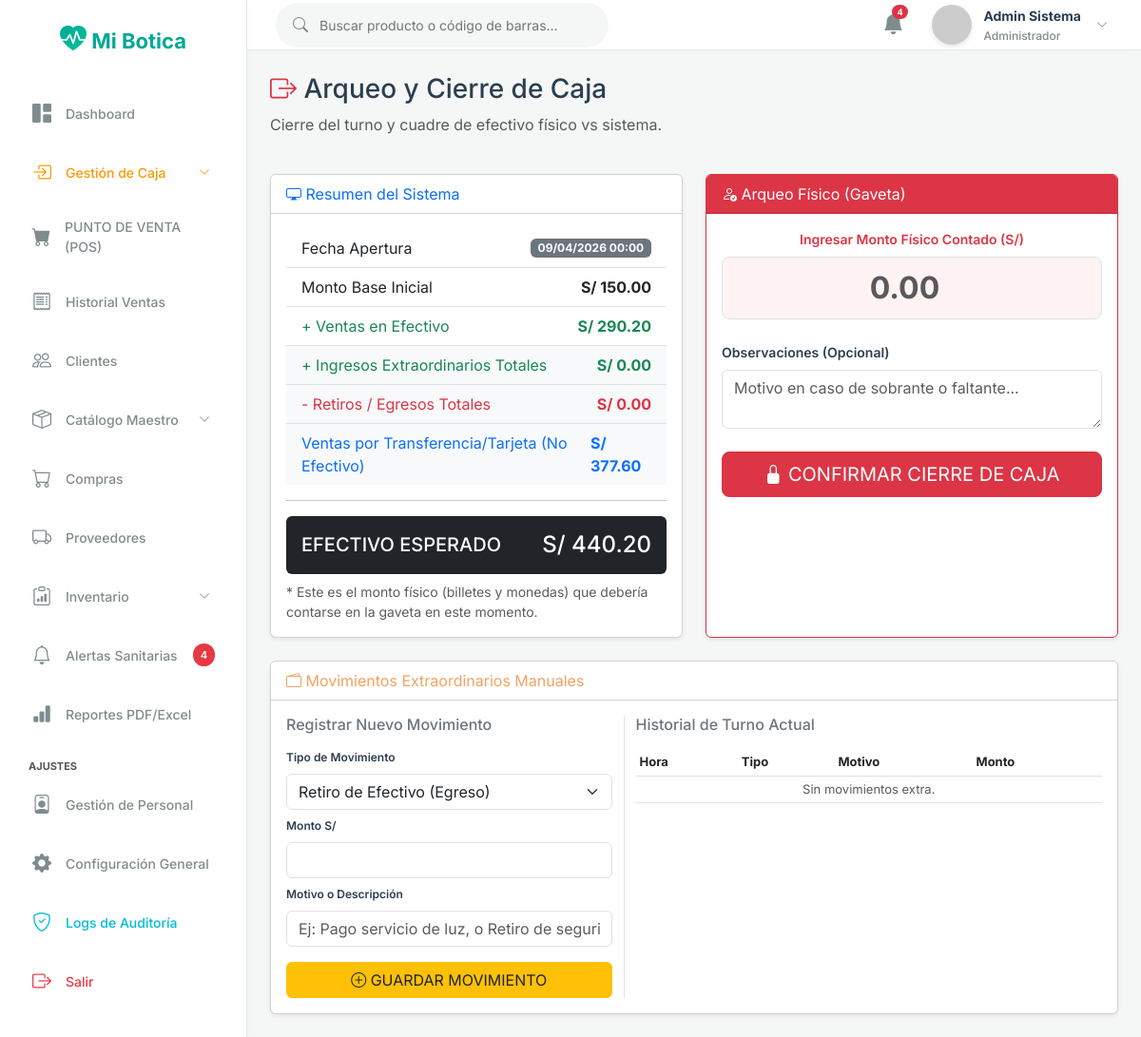
The page /caja/cierre (signed in) on the database its author committed.
### tables this page shows
CREATE TABLE `cajas` (
  `id` int NOT NULL AUTO_INCREMENT,
  `usuario_id` int NOT NULL,
  `fecha_apertura` datetime NOT NULL,
  `fecha_cierre` datetime DEFAULT NULL,
  `monto_inicial` decimal(10,2) NOT NULL,
  `ingresos_efectivo` decimal(10,2) DEFAULT '0.00',
  `ingresos_transferencia` decimal(10,2) DEFAULT '0.00',
  `monto_final_esperado` decimal(10,2) DEFAULT NULL,
  `monto_final_real` decimal(10,2) DEFAULT NULL,
  `diferencia` decimal(10,2) DEFAULT NULL,
  `observacion` text,
  `estado` tinyint(1) DEFAULT '1',
  PRIMARY KEY (`id`),
  KEY `fk_caja_usuario` (`usuario_id`),
  CONSTRAINT `fk_caja_usuario` FOREIGN KEY (`usuario_id`) REFERENCES `usuarios` (`id`)
);

### app/controllers/CajaController.php (called while the page is built, shortened)
<?php
class CajaController extends Controller {
    public function cierre() {
        $cajaModel = $this->model('Caja');
        $cajaAbierta = $cajaModel->getCajaAbiertaPorUsuario($_SESSION['user_id']);
        $resumen = $cajaModel->getResumenActual($cajaAbierta['id']);
        $movimientos = $cajaModel->getMovimientos($cajaAbierta['id']);
        $data = [
            'title' => 'Cierre de Caja',
            'caja' => $cajaAbierta,
            'resumen' => $resumen,
            'movimientos' => $movimientos
        ];
        $this->view('cajas/cierre', $data);
    }
}

### app/core/App.php (called while the page is built, shortened)
<?php
class App {
    protected $method = 'login';
    public function __construct() {
        $url = $this->parseUrl();
        if (isset($url[0]) && file_exists('../app/controllers/' . ucfirst($url[0]) . 'Controller.php')) {
            unset($url[0]);
        }
        $this->controller = new $this->controller;
        if (isset($url[1])) {
            if (method_exists($this->controller, $url[1])) {
                $this->method = $url[1];
                unset($url[1]);
            }
        }
        $this->params = $url ? array_values($url) : [];
        call_user_func_array([$this->controller, $this->method], $this->params);
    }
    public function parseUrl() {
        if (isset($_GET['url'])) {
            return explode('/', filter_var(rtrim($_GET['url'], '/'), FILTER_SANITIZE_URL));
        }
        return [];
    }
}

### public/index.php (called while the page is built, shortened)
<?php
require_once '../app/config/database.php';
require_once '../app/core/App.php';
require_once '../app/core/Controller.php';
$app = new App();

### app/models/Caja.php (called while the page is built, shortened)
<?php
class Caja {
    private $conn;
    private $table_name = "cajas";
    public function __construct() {
        $database = new Database();
        $this->conn = $database->getConnection();
    }
    public function getCajaAbiertaPorUsuario($usuario_id) {
        $query = "SELECT * FROM " . $this->table_name . " WHERE usuario_id = :usuario_id AND estado = 1 LIMIT 0,1";
        $stmt = $this->conn->prepare($query);
        $stmt->bindParam(':usuario_id', $usuario_id);
        $stmt->execute();
        return $stmt->fetch(PDO::FETCH_ASSOC);
    }
}

### app/config/database.php (called while the page is built, shortened)
<?php
class Database {
    private $host = "localhost";
    private $db_name = "botica_db";
    private $username = "root";
    private $password = "";
    public function getConnection() {
        $this->conn = null;
        try {
            $this->conn = new PDO("mysql:host=" . $this->host . ";dbname=" . $this->db_name . ";charset=utf8mb4", $this->username, $this->password);
            $this->conn->exec("SET NAMES utf8mb4");
        } catch(PDOException $exception) {
            error_log("Error de conexión a la base de datos: " . $exception->getMessage());
            die("No se pudo conectar con la base de datos. Intente nuevamente más tarde.");
        }
        return $this->conn;
    }
}
?>

### app/views/cajas/cierre.php (the view, shortened to what this page needs)
<div class="container-fluid px-4 pt-4">
    <div class="row align-items-center mb-4">
        <div class="col">
            <h2 class="h3 text-gray-800 mb-0"><i class="bi bi-box-arrow-right text-danger"></i> Arqueo y Cierre de Caja</h2>
            <p class="text-muted mt-2">Cierre del turno y cuadre de efectivo físico vs sistema.</p>
        </div>
    </div>
    <div class="row">
        <div class="col-lg-6 mb-4">
            <div class="card shadow-sm border-left-primary h-100">
                <div class="card-header bg-white font-weight-bold text-primary">
                    <i class="bi bi-display"></i> Resumen del Sistema
                </div>
                <div class="card-body">
                    <ul class="list-group list-group-flush">
                        <li class="list-group-item d-flex justify-content-between align-items-center">
                            Fecha Apertura
                            <span class="badge bg-secondary"><?php echo date('d/m/Y H:i', strtotime($data['caja']['fecha_apertura'])); ?></span>
                        </li>
                        <li class="list-group-item d-flex justify-content-between align-items-center">
                            Monto Base Inicial
                            <strong>S/ <?php echo number_format($data['caja']['monto_inicial'], 2); ?></strong>
                        </li>
                        <li class="list-group-item d-flex justify-content-between align-items-center text-success">
                            + Ventas en Efectivo
                            <strong>S/ <?php echo number_format($data['resumen']['ingresos_efectivo'], 2); ?></strong>
                        </li>
                        <li class="list-group-item d-flex justify-content-between align-items-center text-success bg-light">
                            + Ingresos Extraordinarios Totales
                            <strong>S/ <?php echo number_format($data['resumen']['ingresos_extras'], 2); ?></strong>
                        </li>
                        <li class="list-group-item d-flex justify-content-between align-items-center text-danger bg-light">
                            - Retiros / Egresos Totales
                            <strong>S/ <?php echo number_format($data['resumen']['egresos'], 2); ?></strong>
                        </li>
                        <li class="list-group-item d-flex justify-content-between align-items-center text-primary bg-light">
                            Ventas por Transferencia/Tarjeta (No Efectivo)
                            <strong>S/ <?php echo number_format($data['resumen']['ingresos_transferencia'], 2); ?></strong>
                        </li>
                    </ul>
                    <hr>
                    <div class="d-flex justify-content-between align-items-center bg-dark text-white p-3 rounded">
                        <h5 class="mb-0">EFECTIVO ESPERADO</h5>
                        <?php
                            $esperado = $data['caja']['monto_inicial'] + $data['resumen']['ingresos_efectivo'] + $data['resumen']['ingresos_extras'] - $data['resumen']['egresos'];
                        ?>
                        <h4 class="mb-0">S/ <?php echo number_format($esperado, 2); ?></h4>
                    </div>
                    <small class="d-block text-muted mt-2 mt-2">* Este es el monto físico (billetes y monedas) que debería contarse en la gaveta en este momento.</small>
                </div>
            </div>
        </div>
        <div class="col-lg-6 mb-4">
            <div class="card shadow-sm h-100 border-danger">
                <div class="card-header bg-danger text-white font-weight-bold">
                    <i class="bi bi-person-check"></i> Arqueo Físico (Gaveta)
                </div>
                <div class="card-body">
                    <form action="<?php echo BASE_URL; ?>caja/cierre" method="POST">
                        <div class="mb-4 text-center">
                            <label class="form-label font-weight-bold text-danger">Ingresar Monto Físico Contado (S/)</label>
                            <input type="number" step="0.01" name="monto_final_real" id="monto_final_real" class="form-control form-control-lg text-center" style="font-size: 2rem; font-weight: bold; background-color: #fff3f3;" placeholder="0.00" oninput="calcularDiferencia()" required>
                        </div>
                        <div class="mb-4">
                            <label class="form-label">Observaciones (Opcional)</label>
                            <textarea name="observacion" class="form-control" rows="2" placeholder="Motivo en caso de sobrante o faltante..."></textarea>
                        </div>
                        <button type="submit" class="btn btn-danger btn-lg w-100 font-weight-bold" onclick="return confirm('¿Está seguro de cerrar la caja con estos montos? No podrá modificarlos luego.')">
                            <i class="bi bi-lock-fill"></i> CONFIRMAR CIERRE DE CAJA
                        </button>
                    </form>
                </div>
            </div>
        </div>
    </div>
    <div class="row">
        <div class="col-lg-12 mb-4">
            <div class="card shadow-sm border-left-warning">
                <div class="card-header bg-white font-weight-bold text-warning" style="display:flex; justify-content:space-between; align-items:center;">
                    <span><i class="bi bi-wallet2"></i> Movimientos Extraordinarios Manuales</span>
                </div>
                <div class="card-body row">
                    <div class="col-md-5 border-end">
                        <form action="<?php echo BASE_URL; ?>caja/movimiento" method="POST">
                            <h6 class="mb-3 text-secondary">Registrar Nuevo Movimiento</h6>
                            <div class="mb-2">
                                <label class="form-label" style="font-size:12px;">Tipo de Movimiento</label>
                                <select class="form-select" name="tipo" required>
                                    <option value="EGRESO" class="text-danger">Retiro de Efectivo (Egreso)</option>
                                </select>
                            </div>
                            <div class="mb-2">
                                <label class="form-label" style="font-size:12px;">Monto S/</label>
                                <input type="number" step="0.01" min="0.1" name="monto" class="form-control" required>
                            </div>
                            <div class="mb-3">
                                <label class="form-label" style="font-size:12px;">Motivo o Descripción</label>
                                <input type="text" name="motivo" class="form-control" placeholder="Ej: Pago servicio de luz, o Retiro de seguridad" required>
                            </div>
                            <button type="submit" class="btn btn-warning w-100 text-dark font-weight-bold"><i class="bi bi-plus-circle"></i> GUARDAR MOVIMIENTO</button>
                        </form>
                    </div>
                    <div class="col-md-7">
                        <h6 class="mb-3 text-secondary">Historial de Turno Actual</h6>
                        <table class="table table-sm table-hover" style="font-size:13px;">
                            <thead>
                                <tr class="text-muted"><th>Hora</th><th>Tipo</th><th>Motivo</th><th>Monto</th></tr>
                            </thead>
                            <tbody>
                                <?php if(empty($data['movimientos'])): ?>
                                    <tr><td colspan="4" class="text-center text-muted">Sin movimientos extra.</td></tr>
                                <?php endif; ?>
                            </tbody>
                        </table>
                    </div>
                </div>
            </div>
        </div>
    </div>
</div>

### public/css/style.css (style rules this page uses)
:root { --bg-dark: #F4F7F6; --bg-card: #FFFFFF; --text-primary: #2C3E50; --text-secondary: #7F8C8D; --accent-primary: #00A896; --accent-hover: #028090; --accent-light: rgba(0, 168, 150, 0.1); --success: #02C39A; --success-bg: rgba(2, 195, 154, 0.1); --danger: #E63946; --danger-bg: rgba(230, 57, 70, 0.1); --warning: #F4A261; --border-color: #E2E8F0; }
body { font-family: 'Inter', sans-serif; background-color: var(--bg-dark); color: var(--text-primary); margin: 0; overflow-x: hidden; }
.form-label { display: block; font-size: 14px; color: var(--text-primary); margin-bottom: 8px; font-weight: 600; }
.text-warning { color: var(--warning) !important; }

### rows shown on the page
cajas: fecha_apertura "09/04/2026 00:00", monto_inicial "150.00", monto_inicial "440.20"

### other values the page prints
$_totalNotifs "4"
$_SESSION['nombre'] "Admin Sistema"
$roles[$_SESSION['rol_id'] ?? 1] "Administrador"
$data['resumen']['ingresos_efectivo'] "290.20"
$data['resumen']['ingresos_extras'] "0.00"
$data['resumen']['egresos'] "0.00"
$data['resumen']['ingresos_transferencia'] "377.60"
